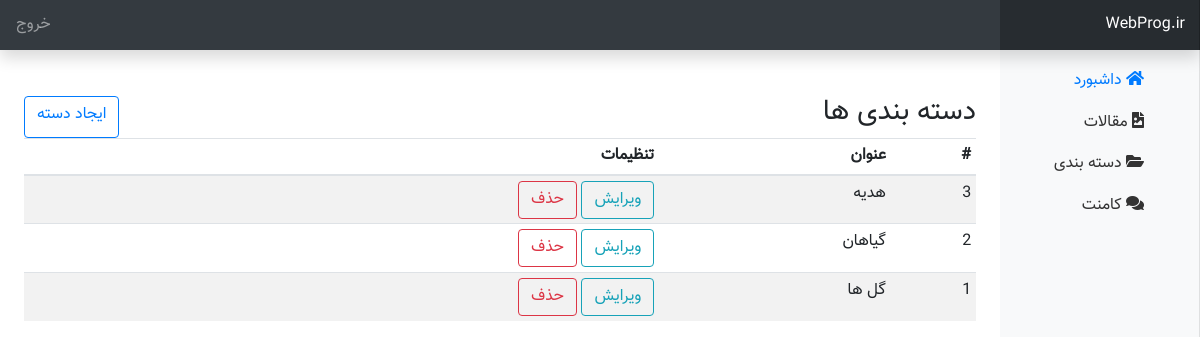
/flower.ir/admin/category.php (signed in), run on the app's committed database.
### tables this page shows
CREATE TABLE `categories` (
  `id` int(11) NOT NULL,
  `title` varchar(100) NOT NULL
);

### flower.ir/admin/category.php (the view, shortened to what this page needs)
<?php
include("./include/header.php");
$query_categories = "SELECT * FROM categories ORDER BY id DESC";
$categories = $db->query($query_categories);
?>
<div class="container-fluid">
    <div class="row">
        <?php include('./include/sidebar.php') ?>
        <main role="main" class="col-md-9 ml-sm-auto col-lg-10 px-4">
            <div class="d-flex justify-content-between mt-5">
                <h3>دسته بندی ها</h3>
                <a href="new_category.php" class="btn btn-outline-primary">ایجاد دسته</a>
            </div>
            <div class="table-responsive">
                <form action="post">
                    <table class="table table-striped table-sm">
                        <thead>
                            <tr>
                                <th>#</th>
                                <th>عنوان</th>
                                <th>تنظیمات</th>
                            </tr>
                        </thead>
                        <tbody>
                            <?php
                            if ($categories->rowCount() > 0) {
                                foreach ($categories as $category) {
                                    ?>
                                    <tr>
                                        <td><?php echo $category['id'] ?></td>
                                        <td><?php echo $category['title'] ?></td>
                                        <td>
                                            <a href="edit_category.php?id=<?php echo $category['id'] ?>" class="btn btn-outline-info">ویرایش</a>
                                            <a href="category.php?action=delete&id=<?php echo $category['id'] ?>" class=" btn btn-outline-danger">حذف</a>
                                        </td>
                                    </tr>
                            <?php
                                }
                            }
                            ?>
                        </tbody>
                    </table>
                </form>
            </div>
        </main>
    </div>
</div>

### flower.ir/admin/css/admin.css (style rules this page uses)
body { direction: rtl; text-align: right !important; font-family: "Vazir" !important; line-height: 1.6; }
[role="main"] { padding-top: 110px; }
@media (min-width: 768px) { [role="main"] { padding-top: 48px; } }

### data on the page
categories: id "3", title "هدیه"
categories: id "2", title "گیاهان"
categories: id "1", title "گل ها"
